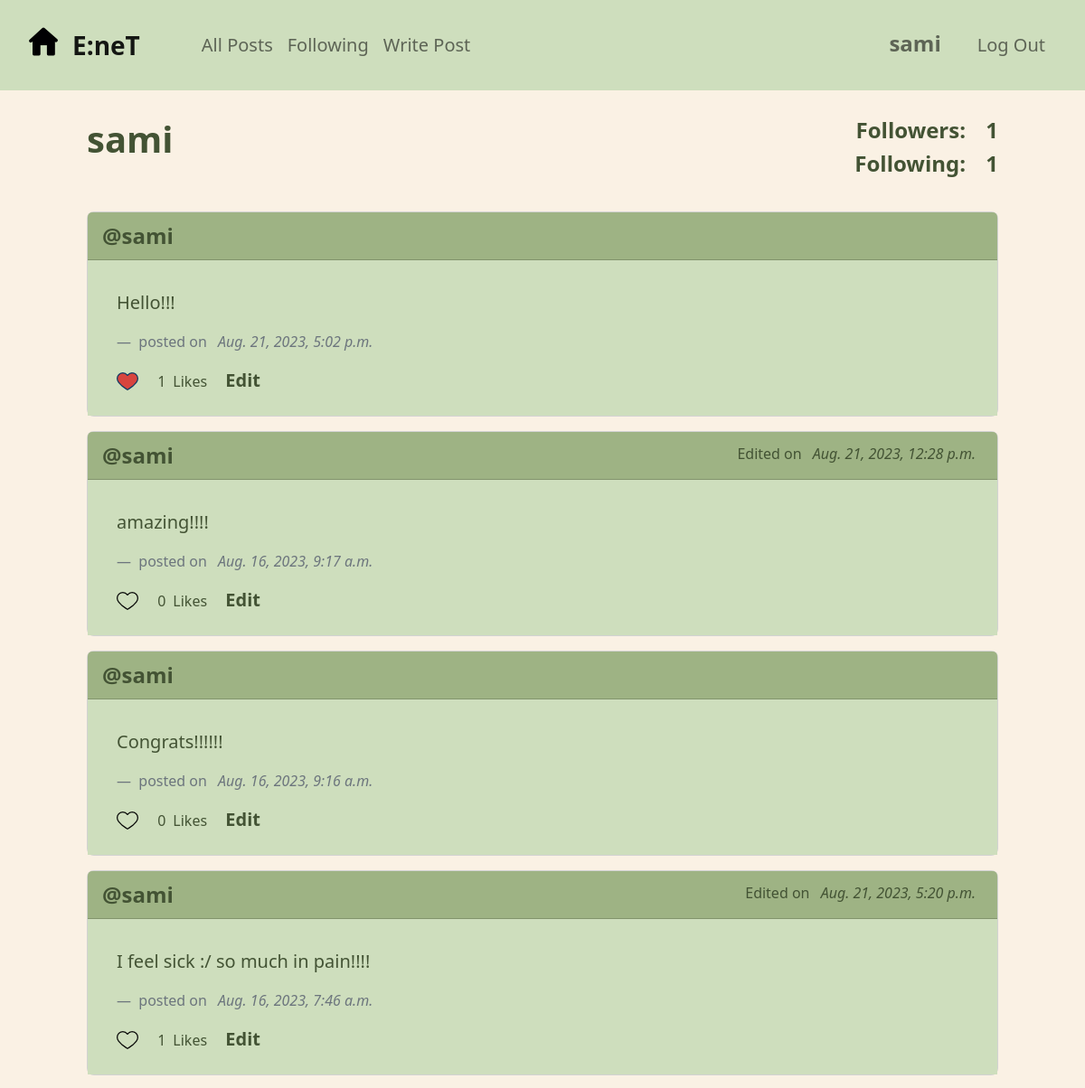
Before: /profile/3 (signed in, upper part) with the older database file.
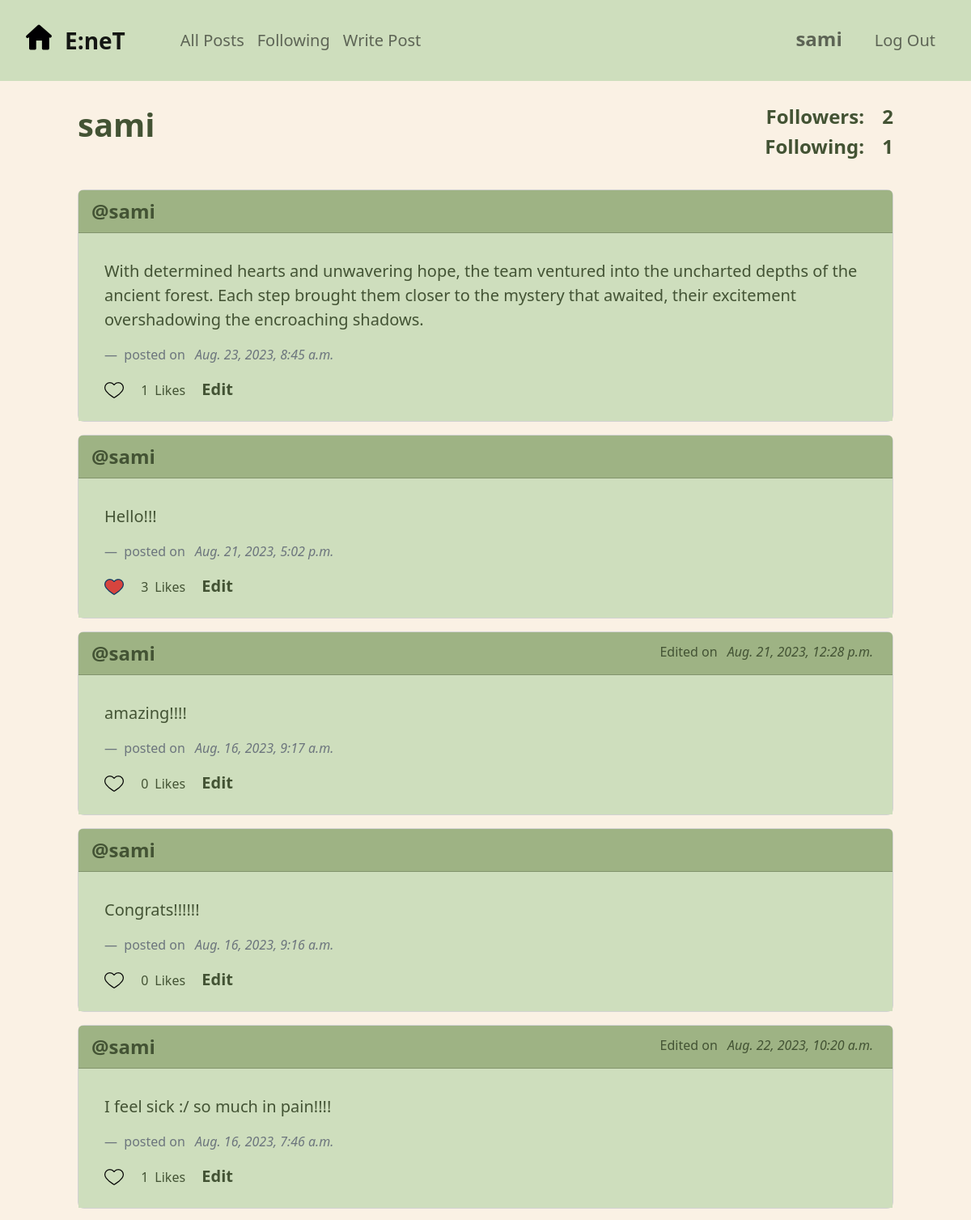
After: the same page with the newer database file.
### network/models.py (models this page shows, shortened)
class Post(models.Model):
    content = models.TextField(blank=True)
    date_posted = models.DateTimeField(auto_now_add=True)    # automatically populated with current date
    edited = models.BooleanField(default=False)
    edited_on = models.DateTimeField(auto_now=True)    # automatically populated with current date on every update of instance
    author = models.ForeignKey(User, on_delete=models.CASCADE, blank=True, null=True, related_name="user_posts")
    likers = models.ManyToManyField(User, blank=True, null=True, related_name="liked_posts")

class User(AbstractUser):
    followers = models.ManyToManyField('self', symmetrical=False, blank=True, null=True, related_name='following')

### network/views.py (the view)
# urls.py: path("profile/<int:user_id>", views.profile, name="profile"),
@login_required
def profile(request, user_id):
    profile_user = User.objects.get(pk=user_id)
    profile_user_posts = profile_user.user_posts.order_by("-date_posted").all()
    return render(request, "network/profile.html", context={
        'page': pagination(request, profile_user_posts),
        'profile_user': profile_user,
        'following': profile_user.following.all(),
        'followers': profile_user.followers.all(),
    })

### network/views.py (called while the page is built)
def pagination(request, objects_list):
    paginator = Paginator(objects_list, 10)
    page_number = request.GET.get('page')
    page = paginator.get_page(page_number)
    return page

### network/templates/network/profile.html (shortened to what this page needs)
{% extends "network/layout.html" %}
{% load static %}
{% block body %}
    <div class="profile-title align-items-center">
        <div class="row">
            <div class="col-md-6">
                <div class="d-flex align-items-center justify-content-start ms-5 ps-5">
                    <h1 class=""><strong>{{profile_user}}</strong></h1>
                </div>
            </div>
            <div class="col-md-6">
                <div class="col-auto text-end me-5 pe-5">
                    <h4><strong>Followers: <span class="ms-3">{{followers.count}}</span></strong></h4>
                    <h4><strong>Following: <span class="ms-3">{{following.count}}</span></strong></h4>
                </div>
            </div>
        </div>
    </div>
    <div class="mx-5 px-5">
        {% for post in page %}
            <div class="card my-3 rounded-3">
                <div class="card-header d-flex justify-content-between">
                    <a class="fs-4" href="{% url 'profile' post.author.id %}">@{{post.author}}</a>
                    {% if post.edited %}
                        <span class="mt-1 justify-content-end fs-6">Edited on <em class="mx-2">{{post.edited_on}}</em></span>
                    {% endif %}
                </div>
                <div class="card-body">
                    <blockquote class="blockquote mb-0 px-3">
                        <p>
                            <span id="post_{{post.id}}" class="list-inline-item mb-3">{{post.content}}</span>
                        </p>
                        <footer class="blockquote-footer fs-6">
                            <span class="">posted on </span>
                            <cite class="mx-2" title="Source Title">{{post.date_posted}}</cite>
                        </footer>
                        {% if user.is_authenticated %}
                            <a href="" id="postReaction_{{post.id}}" class="list-inline-item btn-like me-3">
                                <img id="iconHeart_{{post.id}}" src="{% if user in post.likers.all %} {% static 'network/icons/heart-filled.png' %} {% else %} {% static 'network/icons/heart-blank.png' %} {% endif %}" alt="heart icon">
                            </a>
                        {% endif %}
                        <p class="list-inline-item mb-2 fs-6">
                            <span id="postLikes_{{post.id}}" class="me-2">{{post.likers.count}}</span>Likes
                            {% if user.is_authenticated and user == post.author %}
                                <a href="" id="editLink_{{post.id}}" class="list-inline-item edit-link ms-3 fs-5" data-bs-toggle="modal" data-bs-target="#editModal_{{post.id}}">
                                    Edit
                                </a>
                            {% endif %}
                        </p>
                    </blockquote>
                </div>
            </div>
        {% endfor %}
    </div>
{% endblock %}

Changed rows visible on the page:
added Post: author "sami", content "With determined hearts and unwavering hope, the team ventured into the uncharted depths of the ancient forest. Each step brought them closer to the mystery that awaited, their excitement overshadowing the encroaching shadows.", date_posted "Aug. 23, 2023, 8:45 a.m.", likers.count "1"
changed Post "Hello!!!": likers.count "1" → "3"
changed Post "I feel sick :/ so much in pain!!!!": edited_on "Aug. 21, 2023, 5:20 p.m." → "Aug. 22, 2023, 10:20 a.m."
Other visible differences:
{{ followers.count }}: "1" → "2"
